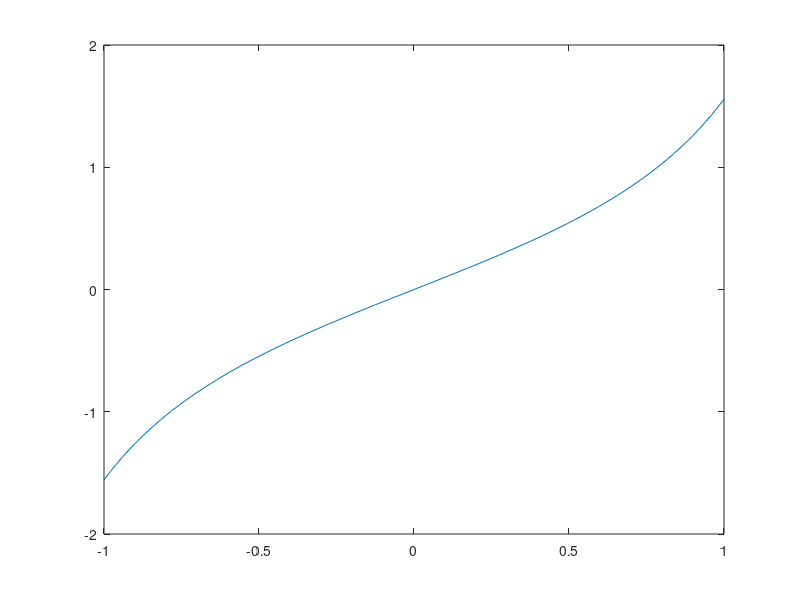

Write MATLAB code to recreate this figure.
% Regression test function (black blox) for FreeMat v4.0
% This function is autogenerated by helpgen.
function bbtest_success = bbtest_tan
  bbtest_success = 1;
NumErrors = 0;
try
  t = linspace(-1,1);

catch
  NumErrors = NumErrors + 1;
end
try
  plot(t,tan(t))

catch
  NumErrors = NumErrors + 1;
end
try
  mprint('tanplot');

catch
  NumErrors = NumErrors + 1;
end
if (NumErrors ~= 0) bbtest_success = 0; return; end
